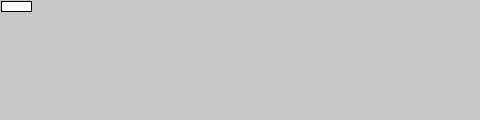
Frame 1 (no input)
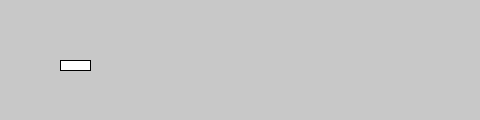
Frame 60 (the mouse pressed at the canvas centre just before this capture)
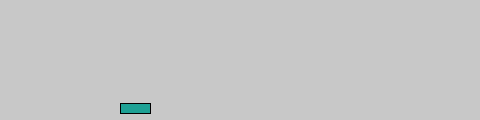
Frame 120 (the mouse held since frame 60 and released just before this capture)

The Processing sketch that drew these frames (run headless with seeded random() and noise(); from frame 60 on, the mouse is pressed at the canvas centre):

// Processing sketch: T002_movingObj
// ── T002_movingObj.pde
color c = color(255);
float x = 0;
float y = 0;
float r = 1;
float dir = 1;
float speedX = 1;
float speedY = 1;

void setup(){size(480,120);}
void draw(){
  background(200);
  move();
  if (mousePressed){randomColor();}
  display();
}
void move(){
  x = x+speedX;
  if (x>width){x=0;}
  y = y+speedY*r;
  if (y<=0){y=0;}
  if (y>height-10){y=height-10;}
  if (y>=height-10 || y<=0){
    r = random(5,15)/10;
    speedY = speedY*(-1)*r;
  }
}

void display(){
  fill(c);
  rect(x,y,30,10);
}

void randomColor(){
  c = color(random(255),random(255),random(255));
}
